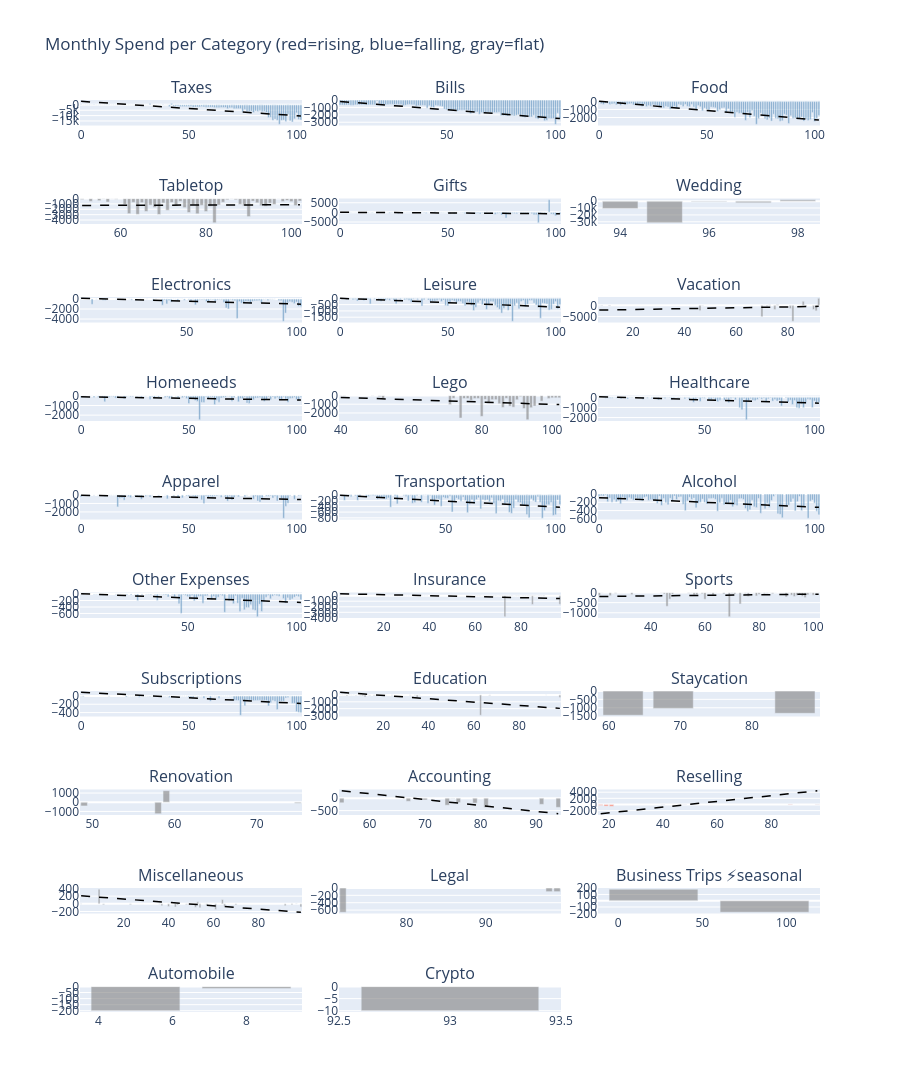

The code cell stored with this chart in its notebook:
### Markdown cell above
## Step 5 — Monthly spend time series per category

Facet grid showing actual monthly spend and OLS trend line per category.
Seasonal categories are highlighted.

### Code cell
# Exclude Transfer and Income categories from the spend facets
expense_cats = (
    trend_summary[~trend_summary.index.isin(["Transfer", "Income"])]
    .sort_values("share_pct", ascending=False)
    .index.tolist()
)

n_cats = len(expense_cats)
ncols = 3
nrows = (n_cats + ncols - 1) // ncols

# Build subplot titles (pad to fill the grid)
subplot_titles = expense_cats + [""] * (nrows * ncols - n_cats)

fig_facets = make_subplots(
    rows=nrows, cols=ncols,
    subplot_titles=subplot_titles,
    shared_xaxes=False,
    vertical_spacing=0.08,
    horizontal_spacing=0.05,
)

for i, cat in enumerate(expense_cats):
    row = i // ncols + 1
    col = i % ncols + 1
    cat_data = df_trends[df_trends["category"] == cat].sort_values("month_ordinal")
    x = cat_data["month_ordinal"].values
    y = cat_data["total_amount"].values

    is_seasonal = trend_summary.loc[cat, "is_seasonal"]
    trend_cls = trend_summary.loc[cat, "trend_class"]
    color = "tomato" if trend_cls == "rising" else ("steelblue" if trend_cls == "falling" else "gray")

    if is_seasonal:
        fig_facets.layout.annotations[i].text = cat + " ⚡seasonal"

    fig_facets.add_trace(
        go.Bar(x=x, y=y, marker_color=color, opacity=0.6, showlegend=False),
        row=row, col=col,
    )

    if trend_cls not in ("insufficient_data",):
        slope = trend_summary.loc[cat, "trend_slope"]
        intercept_raw = y.mean() - slope * x.mean()
        fig_facets.add_trace(
            go.Scatter(x=x, y=intercept_raw + slope * x,
                       mode="lines", line=dict(color="black", width=1.5, dash="dash"),
                       showlegend=False),
            row=row, col=col,
        )

fig_facets.update_layout(
    height=nrows * 260,
    title_text="Monthly Spend per Category (red=rising, blue=falling, gray=flat)",
)
fig_facets.show()
